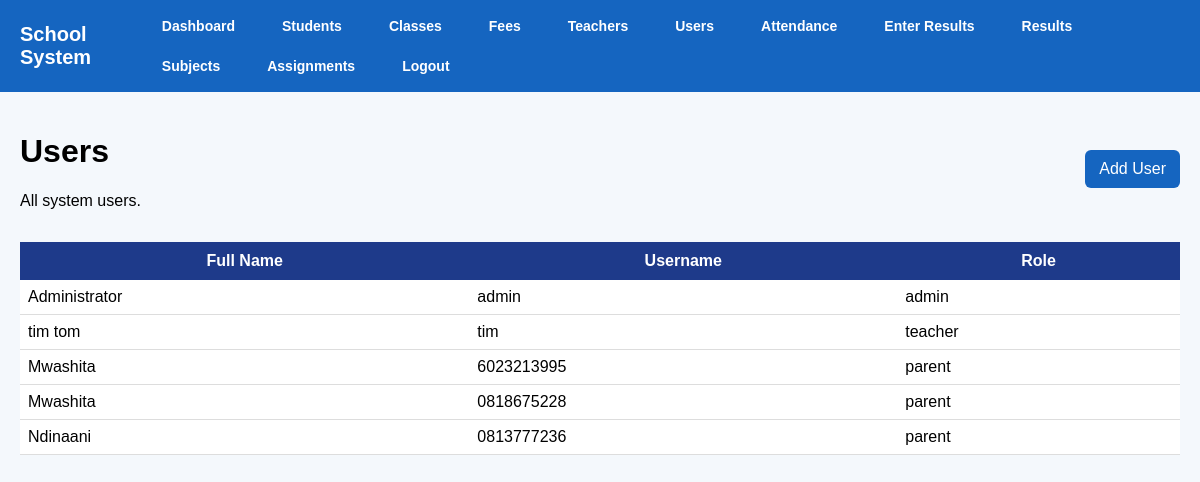
The page /users (signed in) on the database as committed earlier.
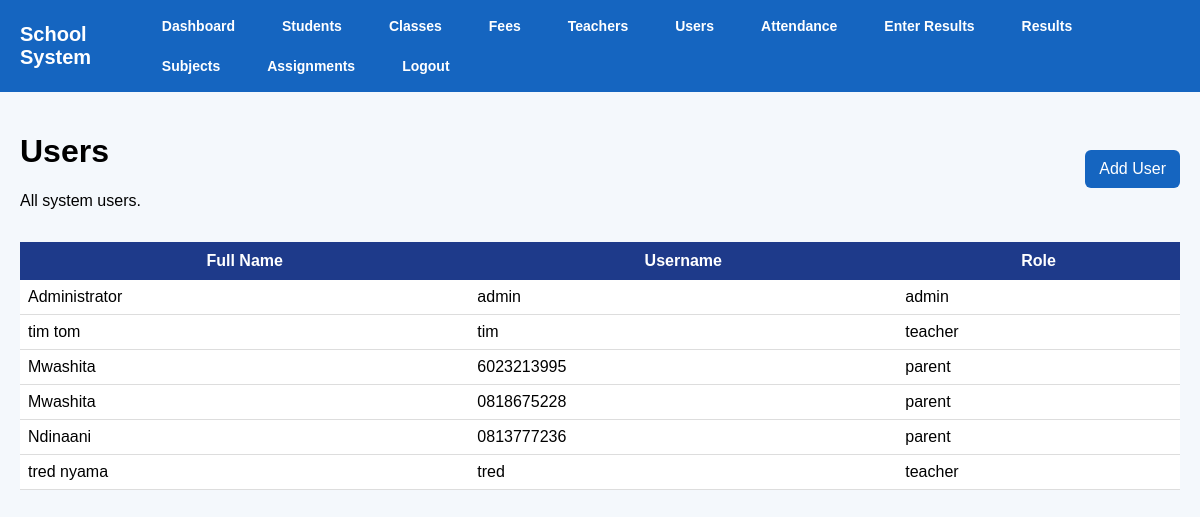
The same page on the database as committed later.
### tables this page shows
CREATE TABLE users (
            id INTEGER PRIMARY KEY AUTOINCREMENT,
            full_name TEXT NOT NULL,
            username TEXT NOT NULL UNIQUE,
            password TEXT NOT NULL,
            role TEXT NOT NULL
        );

### app.py (the view)
@app.route("/users")
@login_required
@roles_required("admin", "director")
def users():
    conn = get_db()
    user_list = conn.execute("SELECT * FROM users").fetchall()
    conn.close()
    return render_template("users.html", users=user_list)

### app.py (called while the page is built)
def get_db():
    conn = sqlite3.connect("school.db")
    conn.row_factory = sqlite3.Row
    return conn

def login_required(f):
    @wraps(f)
    def wrapper(*args, **kwargs):
        if "user_id" not in session:
            flash("Please log in first.", "warning")
            return redirect(url_for("login"))
        return f(*args, **kwargs)
    return wrapper

def roles_required(*allowed_roles):
    def decorator(f):
        @wraps(f)
        def wrapper(*args, **kwargs):
            if "user_id" not in session:
                flash("Please log in first.", "warning")
                return redirect(url_for("login"))
            if session.get("role") not in allowed_roles:
                flash("You are not allowed to access that page.", "danger")
                return redirect(url_for("dashboard"))
            return f(*args, **kwargs)
        return wrapper
    return decorator

### templates/users.html (shortened to what this page needs)
{% extends "base.html" %}
{% block content %}
<div style="display:flex; justify-content:space-between; align-items:center; margin-bottom:16px; gap:12px; flex-wrap:wrap;">
    <div>
        <h1 class="page-title">Users</h1>
        <p class="page-subtitle">All system users.</p>
    </div>
    <a href="{{ url_for('add_user') }}" class="btn">Add User</a>
</div>
<div class="card">
    <div class="table-wrapper">
        <table>
            <thead>
                <tr>
                    <th>Full Name</th>
                    <th>Username</th>
                    <th>Role</th>
                </tr>
            </thead>
            <tbody>
                {% for user in users %}
                <tr>
                    <td>{{ user.full_name }}</td>
                    <td>{{ user.username }}</td>
                    <td>{{ user.role }}</td>
                </tr>
                {% else %}
                <tr>
                    <td colspan="3">No users found.</td>
                </tr>
                {% endfor %}
            </tbody>
        </table>
    </div>
</div>
{% endblock %}

Rows that differ between the two databases and show on the page:
added users: full_name "tred nyama", username "tred", role "teacher"
